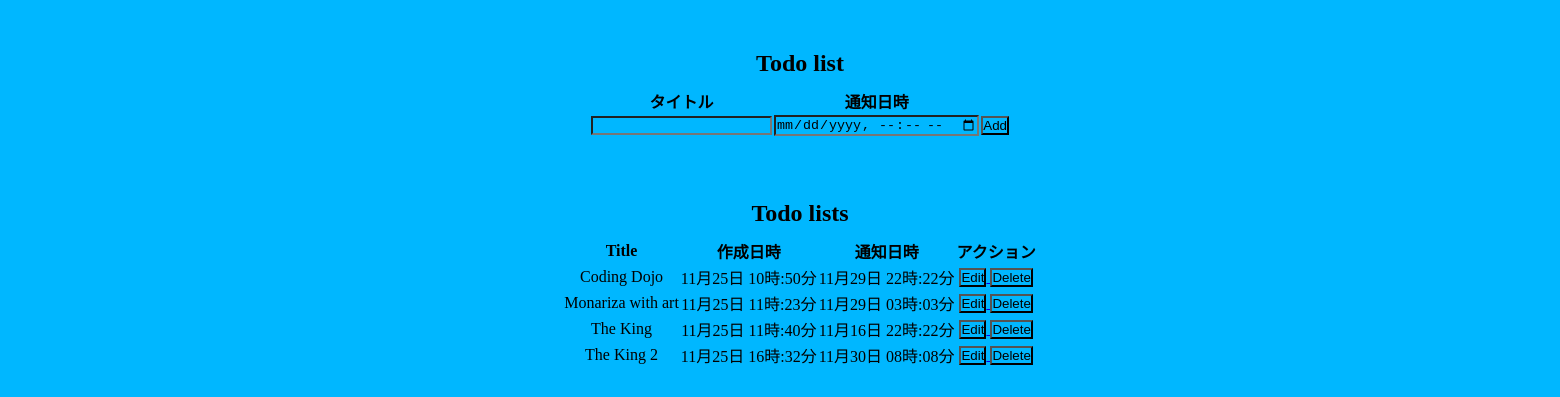
/, run on an earlier commit of the app's database.
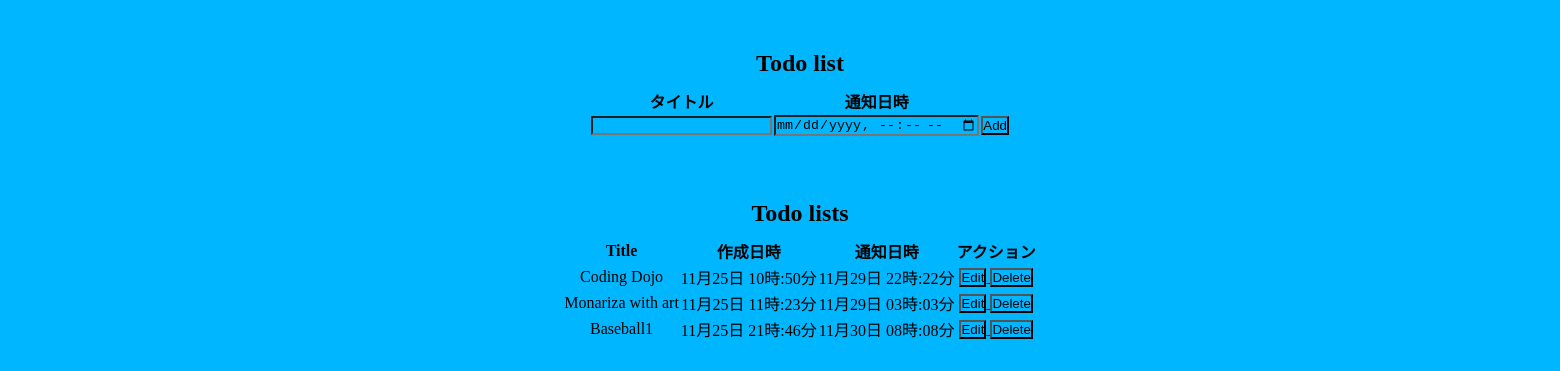
And on a later commit of the database.
### todo/models.py (models this page shows)
class Todo(models.Model):
    todo_id = models.AutoField(primary_key=True, max_length=10)
    title = models.CharField(max_length=50)
    remind_at = models.DateTimeField()
    created_at = models.DateTimeField(auto_now_add=True)
    updated_at = models.DateTimeField(auto_now=True)

### todo/views.py (the view)
# urls.py: url(r'^$', views.index),
def index(request):
    all_todo_items = Todo.objects.all()
    return render(request, "todo/index.html", {'all_todo' : all_todo_items})

### todo/templates/todo/index.html (shortened to what this page needs)
<!DOCTYPE html>
<html lang="en">
<head>
    {% load static %}
</head>
<body>
    <div class="box" name='Add'>
        <h2>Todo list</h2>
        <table class="box_top">
            <thead>
                <tr>
                    <th>タイトル</th>
                    <th>通知日時</th>
                </tr>
            </thead>
            <tbody>
                <tr>
                    <form name="add" action="/addTodo" method="post">{% csrf_token %}
                        <td>
                            <input type="text" name="title">
                        </td>
                        <td>
                            <input type="datetime-local" name="remind_at">
                        </td>
                        <td>
                            <input type="submit" value="Add" onclick="dispText()">
                        </td>
                    </form>
                </tr>
            </tbody>
        </table>
    </div>
    <div class="box" id="buttom" name = "lists">
        <h2>Todo lists</h2>
        <table class="box_top">
            <thead>
                <tr>
                    <th>Title</th>
                    <th>作成日時</th>
                    <th>通知日時</th>
                    <th>アクション</th>
                </tr>
            </thead>
            <tbody>
            {% for todo in all_todo %}
            <tr>
                <td>{{ todo.title }}</td>
                <td>{{ todo.updated_at | date:"m月d日 H時:i分" }}</td>
                <td>{{ todo.remind_at | date:"m月d日 H時:i分"}}</td>
                <td>
                    <a href="/editTodo/{{ todo.todo_id }}">
                        <button type="button">Edit</button>
                    </a>  <form action="/deleteTodo/{{ todo.todo_id }}"
                    style = "display: inline;"
                    method="post">{% csrf_token %}
                    <input type="submit" value="Delete">
                </form></td>
            </tr>
            {% endfor %}
            </tbody>
        </table>
    </div>
</body>
</html>

### todo/templates/todo/index.html (style rules this page uses)
* { padding: 0px; margin: 0px; background-color:rgb(0, 183, 255); }
.box { width: 1600px; height: 100px; display: inline-block; vertical-align: top; text-align: center; margin: 0 auto; padding-top: 50px; }
.box_top { margin: 0 auto; padding-top: 10px; }

What changed in the data, as far as the page shows it:
removed Todo: title "The King", updated_at "11月25日 11時:40分", remind_at "11月16日 22時:22分"
removed Todo: title "The King 2", updated_at "11月25日 16時:32分", remind_at "11月30日 08時:08分"
added Todo: title "Baseball1", updated_at "11月25日 21時:46分", remind_at "11月30日 08時:08分"
